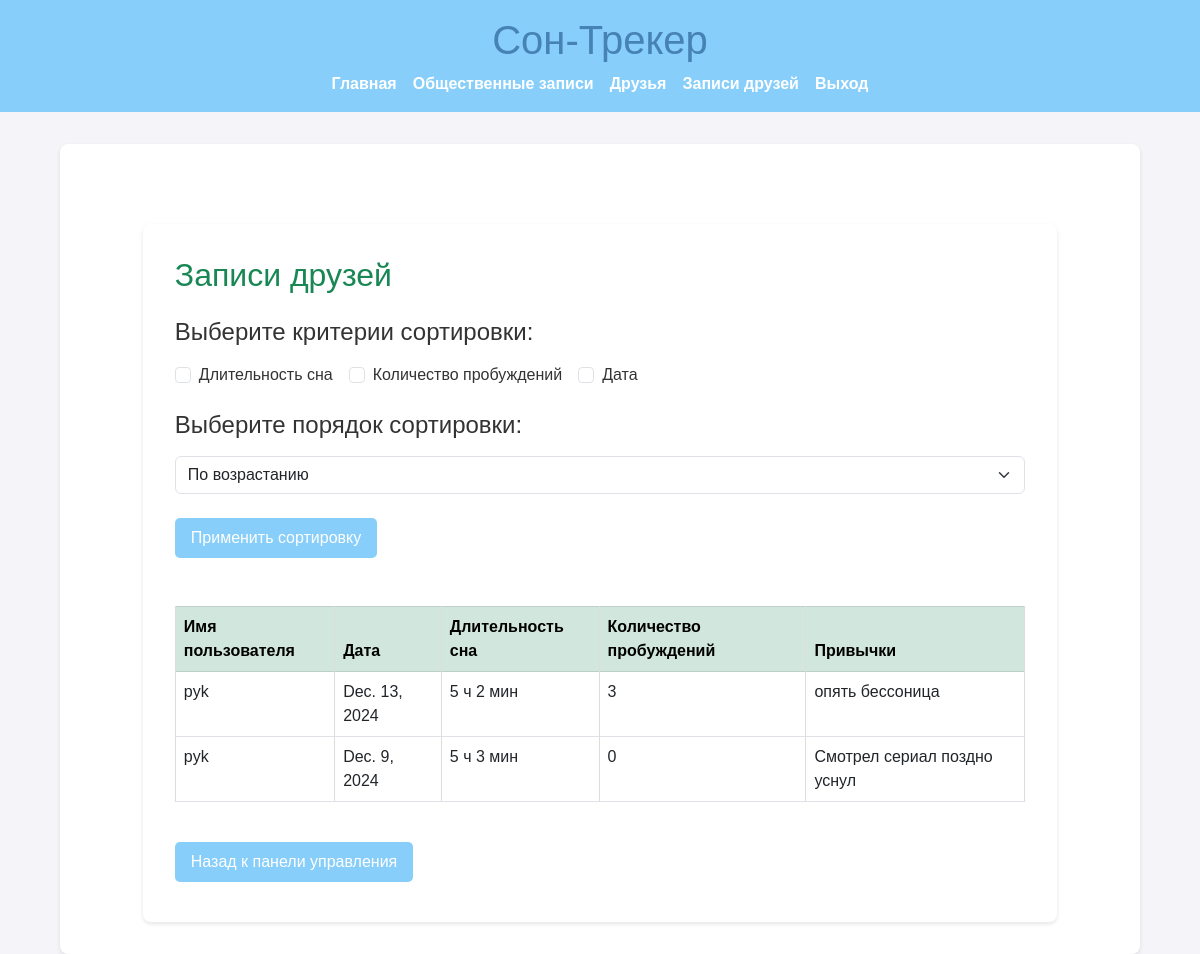
Screenshot of /friends-records/ (signed in) with the database file from the repository.
### sleep/models.py (models this page shows, shortened)
class SleepRecord(models.Model):
    visibility_choices = [
        ('private', 'Только я'),
        ('friends', 'Друзья'),
        ('public', 'Все'),
    ]
    profile = models.ForeignKey(UserProfile, on_delete=models.CASCADE)
    date = models.DateField()
    sleep_time = models.TimeField()
    wake_time = models.TimeField()
    wake_ups = models.IntegerField()
    habits = models.TextField(null=True, blank=True)
    visibility = models.CharField(
        max_length=10,
        choices=visibility_choices,
        default='private'
    )
    def sleep_duration(self, as_dict=False):
        from datetime import datetime, timedelta
        sleep_datetime = datetime.combine(self.date, self.sleep_time)
        wake_datetime = datetime.combine(self.date, self.wake_time)
        if wake_datetime <= sleep_datetime:
            wake_datetime += timedelta(days=1)
        total_duration = wake_datetime - sleep_datetime
        if as_dict:
            hours = total_duration.seconds // 3600
            minutes = (total_duration.seconds // 60) % 60
            return {'hours': hours, 'minutes': minutes}
        return total_duration

class UserProfile(models.Model):
    user = models.OneToOneField(User, on_delete=models.CASCADE)
    phone_number = models.CharField(max_length=15, blank=True, null=True)
    address = models.TextField(blank=True, null=True)
    date_of_birth = models.DateField(blank=True, null=True)

### sleep/views.py (the view, shortened to what this page needs)
# urls.py: path('friends-records/', views.friends_sleep_records, name='friends_sleep_records'),
@login_required
def friends_sleep_records(request):
    sort_fields = request.GET.getlist('sort_by')
    sort_order = request.GET.get('order', 'asc')
    friendships = Friendship.objects.filter(
        Q(from_user=request.user) | Q(to_user=request.user),
        accepted=True
    )
    friend_users = [
        friendship.to_user if friendship.from_user == request.user else friendship.from_user
        for friendship in friendships
    ]
    friend_profiles = UserProfile.objects.filter(user__in=friend_users)
    records = list(SleepRecord.objects.filter(profile__in=friend_profiles, visibility='friends'))
    if sort_fields:
        records = sorted(
            records,
            key=lambda x: tuple(getattr(x, field) for field in sort_fields),
            reverse=(sort_order == 'desc')
        )
    return render(request, 'friends_sleep_records.html', {
        'records': records,
        'sort_fields': sort_fields,
        'sort_order': sort_order,
    })

### sleep/templatetags/format_filters.py (called while the page is built)
@register.filter
def format_duration(duration):
    if not isinstance(duration, timedelta):
        return "Неверный формат"
    total_seconds = int(duration.total_seconds())
    hours = total_seconds // 3600
    minutes = (total_seconds % 3600) // 60
    return f"{hours} ч {minutes} мин"

### sleep/templates/friends_sleep_records.html (shortened to what this page needs)
{% extends 'base.html' %}
{% load format_filters %}
{% block content %}
<div class="container mt-5">
    <h2 class="mb-4 text-success">Записи друзей</h2>
    <form method="get" class="mb-4">
        <h4 class="mb-3">Выберите критерии сортировки:</h4>
        <div class="d-flex flex-wrap mb-3">
            <div class="form-check me-3 mb-2">
                <input type="checkbox" class="form-check-input" id="sort_by_duration" name="sort_by" value="duration" {% if 'duration' in sort_fields %}checked{% endif %}>
                <label class="form-check-label" for="sort_by_duration">Длительность сна</label>
            </div>
            <div class="form-check me-3 mb-2">
                <input type="checkbox" class="form-check-input" id="sort_by_wake_ups" name="sort_by" value="wake_ups" {% if 'wake_ups' in sort_fields %}checked{% endif %}>
                <label class="form-check-label" for="sort_by_wake_ups">Количество пробуждений</label>
            </div>
            <div class="form-check me-3 mb-2">
                <input type="checkbox" class="form-check-input" id="sort_by_date" name="sort_by" value="date" {% if 'date' in sort_fields %}checked{% endif %}>
                <label class="form-check-label" for="sort_by_date">Дата</label>
            </div>
        </div>
        <h4 class="mb-3">Выберите порядок сортировки:</h4>
        <div class="mb-3">
            <select class="form-select" id="order" name="order">
                <option value="asc" {% if sort_order == 'asc' %}selected{% endif %}>По возрастанию</option>
            </select>
        </div>
        <button type="submit" class="btn btn-primary">Применить сортировку</button>
    </form>
    <div class="table-responsive">
        <table class="table table-bordered">
            <thead class="table-success">
                <tr>
                    <th>Имя пользователя</th>
                    <th>Дата</th>
                    <th>Длительность сна</th>
                    <th>Количество пробуждений</th>
                    <th>Привычки</th>
                </tr>
            </thead>
            <tbody>
                {% for record in records %}
                <tr>
                    <td>{{ record.profile.user.username }}</td>
                    <td>{{ record.date }}</td>
                    <td>{{ record.sleep_duration|format_duration }}</td>
                    <td>{{ record.wake_ups }}</td>
                    <td>{{ record.habits }}</td>
                </tr>
                {% endfor %}
            </tbody>
        </table>
    </div>
    <div class="mt-3">
        <a href="{% url 'dashboard' %}" class="btn btn-secondary">Назад к панели управления</a>
    </div>
</div>
{% endblock %}

### sleep/templates/base.html (style rules this page uses)
body { font-family: Arial, sans-serif; margin: 0; padding: 0; background-color: #f4f4f9; color: #333; }
.container { width: 90%; max-width: 1200px; margin: 0 auto; background: white; padding: 2rem; border-radius: 8px; box-shadow: 0 2px 4px rgba(0, 0, 0, 0.1); }
h1, h2, h3 { margin-top: 0; color: #4682B4; }
a { text-decoration: none; color: #4682B4; }
table { width: 100%; border-collapse: collapse; margin: 1rem 0; }
table th, table td { border: 1px solid #ddd; padding: 0.8rem; text-align: left; }
table th { background-color: #87CEFA; color: white; }
table tr:nth-child(even) { background-color: #f2f2f2; }
.btn { display: inline-block; margin: 0.5rem 0; padding: 0.5rem 1rem; background-color: #87CEFA; color: white; border: none; border-radius: 5px; cursor: pointer; text-align: center; }

### rows the page displays
SleepRecord: profile.user.username "pyk", date "Dec. 13, 2024", sleep_duration "5 ч 2 мин", wake_ups "3", habits "опять бессоница"
SleepRecord: profile.user.username "pyk", date "Dec. 9, 2024", sleep_duration "5 ч 3 мин", wake_ups "0", habits "Смотрел сериал поздно уснул"
